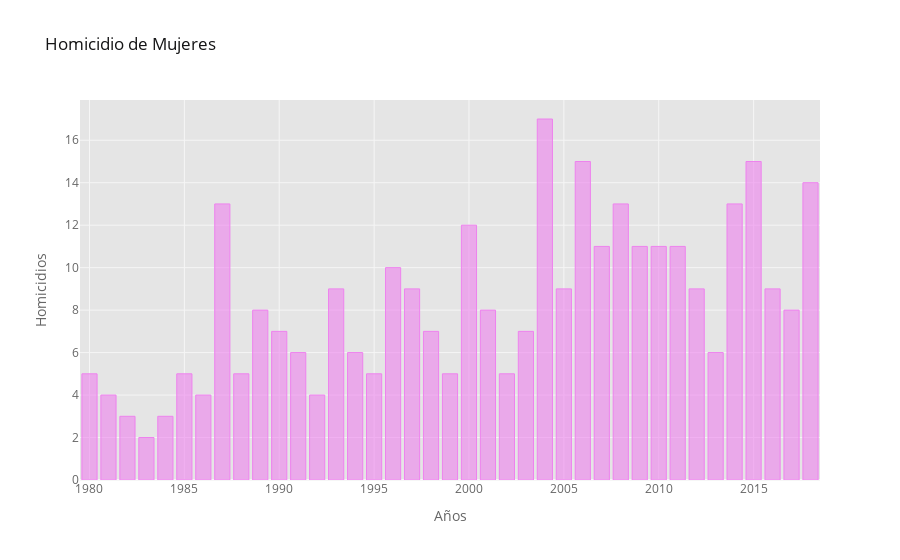

Write notebook code for a chart like this one.
### Code cell
prueba_alana.iplot(kind='bar',  x='Periodo', y='Total',xTitle='Años', yTitle='Homicidios', title='Homicidio de Mujeres', color= 'violet')

### Figure 1 — Plotly figure (JSON) as saved in the notebook; plotly's stock layout.template omitted (floating-point values rounded to 4 significant figures)
{"data": [{"marker": {"color": "rgba(238, 130, 238, 0.6)", "line": {"color": "rgba(238, 130, 238, 1.0)", "width": 1}}, "name": "Total", "orientation": "v", "text": "", "type": "bar", "x": [2004, 2006, 2015, 2018, 1987, 2008, 2014, 2000, 2009, 2007, 2010, 2011, 1996, 1993, 2016, 2012, 2005, 1997, 2017, 2001, 1989, 1998, 1990, 2003, 1994, 1991, 2013, 1988, 1980, 1985, 1995, 2002, 1999, 1992, 1986, 1981, 1984, 1982, 1983], "y": [17, 15, 15, 14, 13, 13, 13, 12, 11, 11, 11, 11, 10, 9, 9, 9, 9, 9, 8, 8, 8, 7, 7, 7, 6, 6, 6, 5, 5, 5, 5, 5, 5, 4, 4, 4, 3, 3, 2]}], "layout": {"legend": {"bgcolor": "#FFFFFF", "font": {"color": "#666666"}}, "paper_bgcolor": "#FFFFFF", "plot_bgcolor": "#E5E5E5", "title": {"font": {"color": "#151516"}, "text": "Homicidio de Mujeres"}, "xaxis": {"gridcolor": "#F6F6F6", "showgrid": true, "tickfont": {"color": "#666666"}, "title": {"font": {"color": "#666666"}, "text": "Años"}, "zerolinecolor": "#F6F6F6"}, "yaxis": {"gridcolor": "#F6F6F6", "showgrid": true, "tickfont": {"color": "#666666"}, "title": {"font": {"color": "#666666"}, "text": "Homicidios"}, "zerolinecolor": "#F6F6F6"}}}
